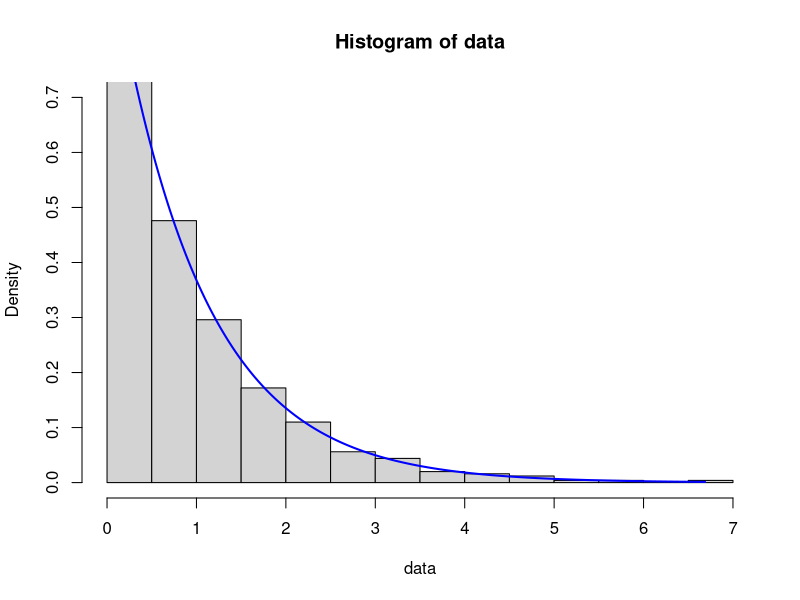
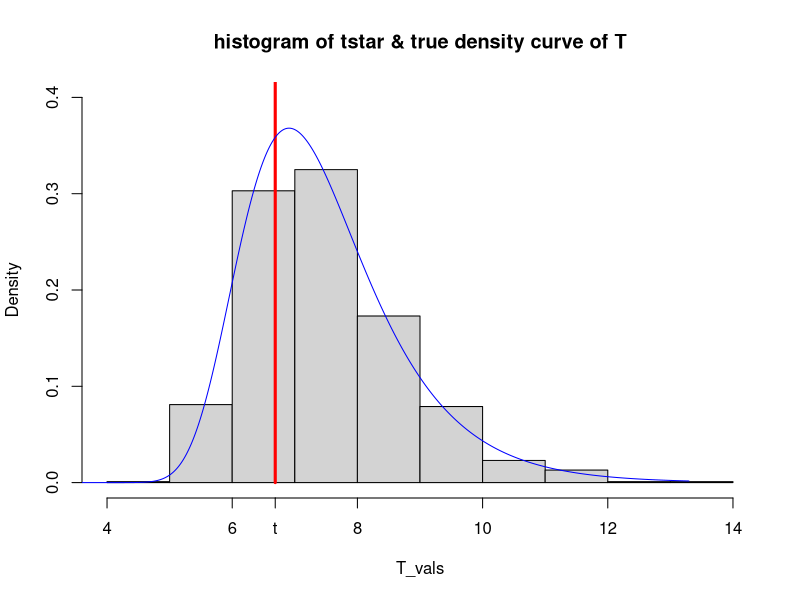
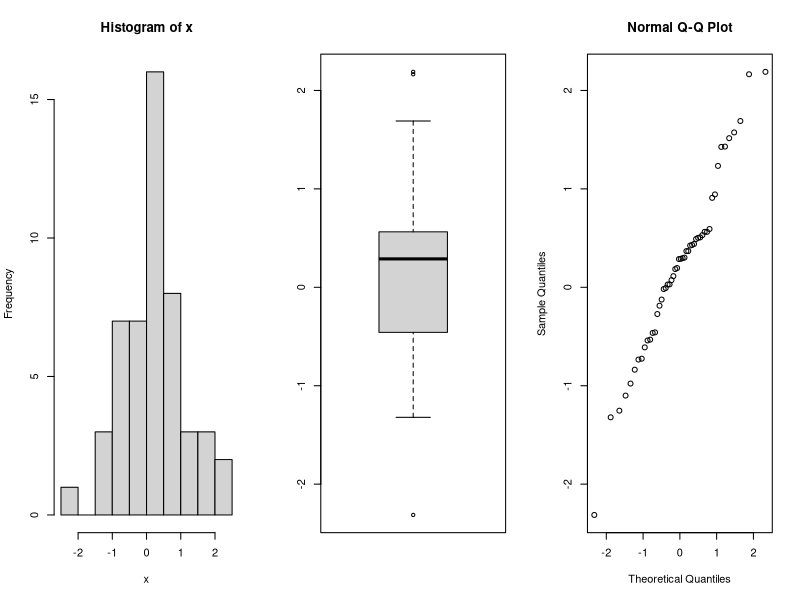
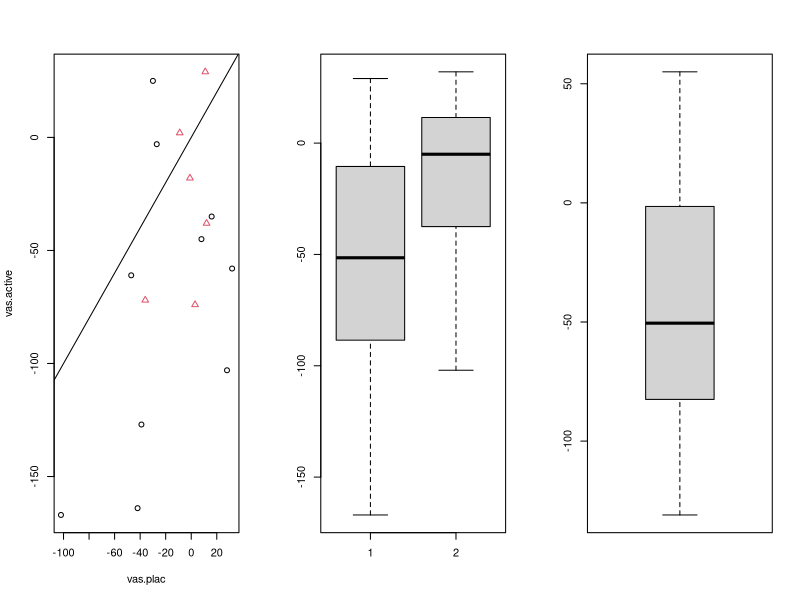
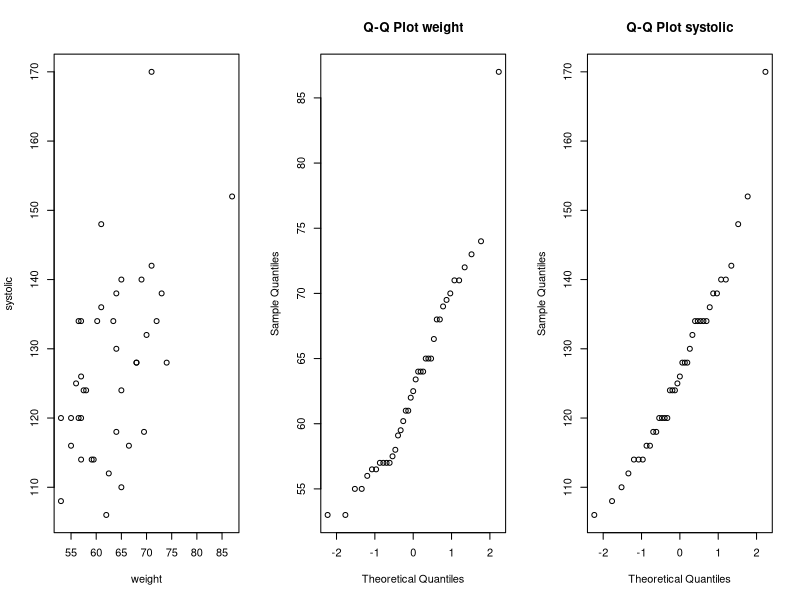
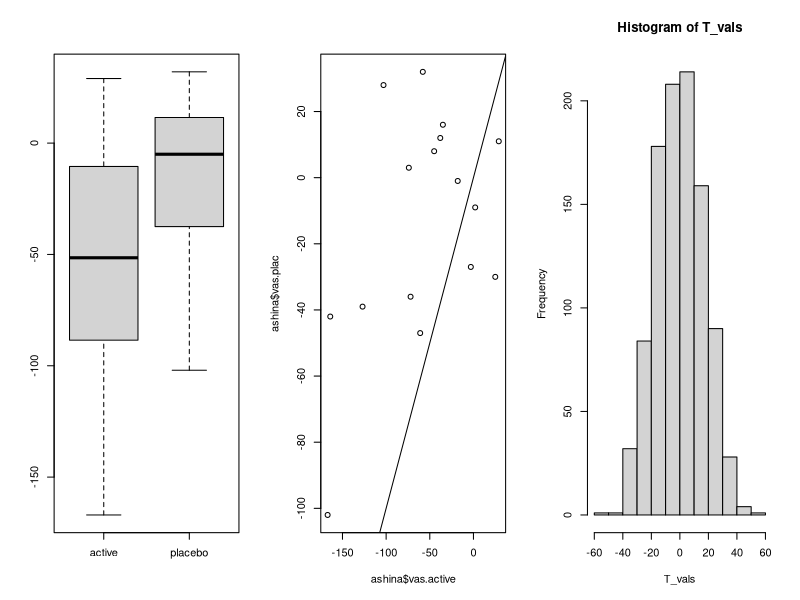
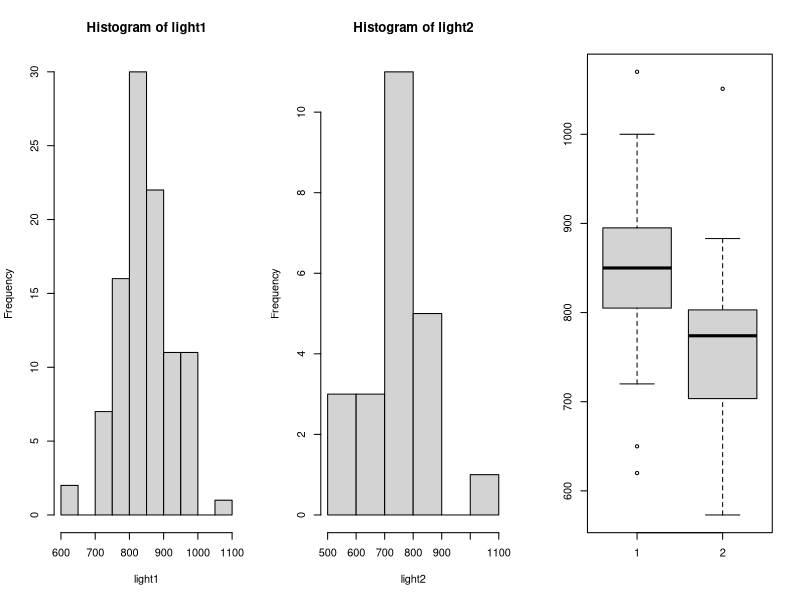

R code for these plots, in order:
# --------------------------------------------------- # 
# bootstrap confidence intervals
# determine the 95% confidence interval for the population mean of seeded clouds
# --------------------------------------------------- # 
clouds <- read.table(file="clouds.txt", header=TRUE)
T_val <- mean(clouds$seeded)

B <- 1000
T_vals <- numeric(B)
for (i in 1:B) {
    # generate data sample X*_i, ..., X*_N by sampling N values from the original dataset X_i, ..., X_N with replacement
    sampled_seeded <- sample(clouds$seeded, replace=TRUE)
    # compute the test statistic T*_i = T(X*_i, ..., X*_N) for the sample
    T_vals[i] <- mean(sampled_seeded) # compute Ti*
}

# compute bootstrap confidence interval with confidence 1 - 2α
confidence <- 0.95
alpha <- (1 - confidence) / 2
# sum(T_vals < 2 * T_val - quantile(T_vals, alpha))
c(2 * T_val - quantile(T_vals, 1 - alpha), 2 * T_val - quantile(T_vals, alpha))

# --------------------------------------------------- # 
# bootstrap tests
# H_0: the data are a random sample from a population with some distribution
# e.g.: H_0: X_i ~ exp(1), i.i.d. i = 1, ..., N
# --------------------------------------------------- # 
data <- rexp(1000, 1)
# hist(data, prob=TRUE)
hist(data, prob=TRUE, ylim=c(0, 0.7))
x <- seq(0, max(data), length=1000)
lines(x, dexp(x), type="l", col="blue", lwd=2)

T_val <- max(data)
N <- length(data)
B <- 1000
T_vals = numeric(B)

for (i in 1:B) {
    # generate data sample according to H_0
    sampled_data <- rexp(N, 1)
    # compute the test statistic T*_i = T(X*_i, ..., X*_N) for the sample
    T_vals[i] <- max(sampled_data)
}

# hist(T_vals, prob=TRUE)
dens_max_exp = function(x, n) n * exp(-x) * (1 - exp(-x))^(n-1)

hist(T_vals, prob=TRUE, ylim=c(0, 0.4), main="histogram of tstar & true density curve of T")
lines(rep(T_val, 2), seq(0, 2 * dens_max_exp(T_val, N), length=2), type="l", col="red", lwd=3)
axis(1, T_val, expression(paste("t") ) )
u <- seq(0, max(T_vals), length=1000)
lines(u, dens_max_exp(u, N), type="l", col="blue")

# compare the T-value of the original data to the T*-values and determine a p-value
p_val_left <- sum(T_vals < T_val) / B
p_val_right <- sum(T_vals > T_val) / B
p_val <- 2 * min(p_val_left, p_val_right)

# --------------------------------------------------- # 
# one sample, normal, t-test
# assumes the data are a random sample from a normal population
# H_0: the mean of this population is μ_0
# --------------------------------------------------- # 
mu <- 0.2
x <- rnorm(50, mu, 1) # creating artificial data
par(mfrow=c(1, 3))
hist(x)
boxplot(x)
qqnorm(x)

t.test(x)

# --------------------------------------------------- # 
# one sample, not normal, sign test
# assumes the data are a random sample from a population with a certain median m
# H_0: m = m_0 that the median of this population is m_0
# T: #(X_i > m_0) which has the Bin(N, 0.5) distribution under H_0
# --------------------------------------------------- # 
exam_results <- c(
    3.7, 5.2, 6.9, 7.2, 6.4, 9.3, 4.3, 8.4, 6.5, 8.1, 7.3, 6.1, 5.8
)
binom.test(sum(exam_results > 6), length(exam_results), p=0.5)

# --------------------------------------------------- # 
# one sample, not normal, wilcoxon test
# assumes the data are a random sample from a symmetric population with a certain median m
# H_0: the median of this population is m_0
# --------------------------------------------------- # 
# exam_results - 6
# rank(abs(exam_results - 6))
# rank(abs(exam_results - 6))[exam_results - 6 > 0]
# sum(rank(abs(exam_results - 6))[exam_results - 6 > 0])
wilcox.test(exam_results, mu=6)

# --------------------------------------------------- # 
# two paired samples, paired t-test
# H_0: the mean of the population is 0
# --------------------------------------------------- # 
ashina <- read.table("ashina.txt", header=TRUE)
plot(vas.active ~ vas.plac, pch=grp, col=grp, data=ashina); abline(0, 1)
boxplot(ashina$vas.active, ashina$vas.plac)
boxplot(ashina$vas.active - ashina$vas.plac)

t.test(ashina$vas.active, ashina$vas.plac, paired=TRUE)
t.test(ashina$vas.active - ashina$vas.plac)

# --------------------------------------------------- # 
# two paired samples, pearson's correlation test
# assumes normality of the both Xi and Yi
# H_0: the correlation between the two popluation is 0
# --------------------------------------------------- # 
peruvians <- read.table("peruvians.txt", header=TRUE)
plot(systolic ~ weight, data=peruvians)

cor.test(peruvians$systolic, peruvians$weight)

# --------------------------------------------------- # 
# two paired samples, pearson's correlation test
# H_0: the rank correlation between the two popluation is 0
# --------------------------------------------------- # 
qqnorm(peruvians$weight, main="Q-Q Plot weight")
qqnorm(peruvians$systolic, main="Q-Q Plot systolic")

cor.test(peruvians$systolic, peruvians$weight, method="spearman")

# --------------------------------------------------- # 
# two paired samples, permutation tests
# H_0: no difference between the distribution of X_i and that of Y_i within samples
# --------------------------------------------------- # 
boxplot(ashina$vas.active, ashina$vas.plac, names=c("active","placebo"))
plot(ashina$vas.active, ashina$vas.plac); abline(0, 1)

T_val <- mean(ashina$vas.active - ashina$vas.plac)
B <- 1000
T_vals <- numeric(B)
for (i in 1:B) {
    permutated_ashina <- t(apply(cbind(ashina$vas.active, ashina$vas.plac), 1, sample))
    T_vals[i] <- mean(permutated_ashina[, 1] - permutated_ashina[, 2])
}

hist(T_vals)
p_val_left <- sum(T_vals < T_val) / B
p_val_right <- sum(T_vals > T_val) / B
p_val <- 2 * min(p_val_left, p_val_right)

# --------------------------------------------------- # 
# two independent samples, two samples t-test
# H_0: means of the populations are the same
# --------------------------------------------------- # 
light1 <- scan("light1.txt")
light2 <- scan("light2.txt")
par(mfrow=c(1, 3))
hist(light1); hist(light2); boxplot(light1, light2)

# --------------------------------------------------- # 
# two independent samples, Mann-Whitney test
# --------------------------------------------------- # 

# --------------------------------------------------- # 
# two independent samples, Kolmogorov-Smirnov test
# --------------------------------------------------- # 
